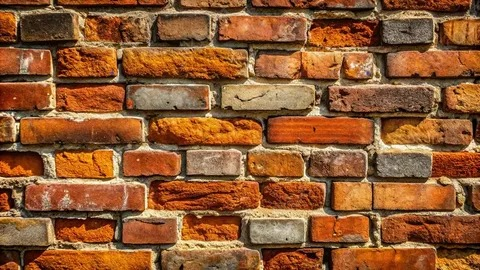
//> input picture gorev_10/resim.jpeg, 480 x 270 px
$ ./Main   (built with g++ and OpenCV 4)
//> lines starting //> are read from the running program, lines starting //| are printed output that depends on the picture
#include <iostream>
#include <cmath>
#include <opencv2/opencv.hpp>

cv::Mat myBgrToGray(const cv::Mat& src) {
    int h = src.rows;
    int w = src.cols;
    cv::Mat gray = cv::Mat::zeros(h, w, CV_8UC1);

    for (int y = 0; y < h; ++y) {
        for (int x = 0; x < w; ++x) {
            cv::Vec3b piksel = src.at<cv::Vec3b>(y, x);
            float b = static_cast<float>(piksel[0]);
            float g = static_cast<float>(piksel[1]);
            float r = static_cast<float>(piksel[2]);

            float griVal = 0.114f * b + 0.587f * g + 0.299f * r;
            gray.at<uchar>(y, x) = static_cast<uchar>(std::round(griVal));
        }
    }
    return gray;
}

int main() {
    cv::Mat colorImg = cv::imread("resim.jpeg");
//> colorImg is the input picture: 270 rows x 480 cols, CV_8UC3; mean B, G, R 50.9, 90.5, 144.3
    if (colorImg.empty()) colorImg = cv::imread("resim.jpg");
    if (colorImg.empty()) {
        std::cerr << "Hata: resim bulunamadi!" << std::endl;
        return -1;
    }

    cv::Mat cvGray;
    cv::cvtColor(colorImg, cvGray, cv::COLOR_BGR2GRAY);
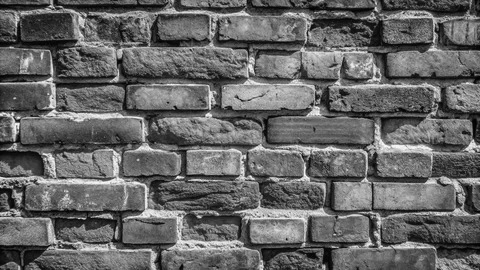
//> cvGray: 270 rows x 480 cols, CV_8UC1; min 1, max 250, mean 102.1

    cv::Mat myGray = myBgrToGray(colorImg);

    int h = colorImg.rows;
//> h = 270
    int w = colorImg.cols;
//> w = 480
    long long toplamPiksel = static_cast<long long>(h) * w;
//> toplamPiksel = 129600

    double toplamMutlakFark = 0.0;
    long long sifirFarkliPikselSayisi = 0;
    long long farkliPikselSayisi = 0;
    int maksimumFark = 0;

    for (int y = 0; y < h; ++y) {
        for (int x = 0; x < w; ++x) {
            int p1 = static_cast<int>(cvGray.at<uchar>(y, x));
            int p2 = static_cast<int>(myGray.at<uchar>(y, x));
            int fark = std::abs(p1 - p2);

            toplamMutlakFark += fark;

            if (fark == 0) {
                sifirFarkliPikselSayisi++;
            }
            else {
                farkliPikselSayisi++;
                if (fark > maksimumFark) {
                    maksimumFark = fark;
                }
            }
        }
    }
//> this loop made 270 passes
//> sifirFarkliPikselSayisi on passes 1 to 3: 480, 960, 1440
//> after the loop, toplamMutlakFark = 5; sifirFarkliPikselSayisi = 129595; farkliPikselSayisi = 5; maksimumFark = 1

    std::cout << "================ PIKSEL KARSILASTIRMA RAPORU ================" << std::endl;
    std::cout << "Toplam Piksel Sayisi         : " << toplamPiksel << " (" << w << "x" << h << ")" << std::endl;
//| Toplam Piksel Sayisi         : 129600 (480x270)
    std::cout << "Farki TAM SIFIR Olan Piksel  : " << sifirFarkliPikselSayisi << std::endl;
//| Farki TAM SIFIR Olan Piksel  : 129595
    std::cout << "Farkli Cikan Piksel Sayisi   : " << farkliPikselSayisi << std::endl;
//| Farkli Cikan Piksel Sayisi   : 5
    std::cout << "Maksimum Gorulen Piksel Farki: " << maksimumFark << " (0-255 araliginda)" << std::endl;
//| Maksimum Gorulen Piksel Farki: 1 (0-255 araliginda)
    std::cout << "Toplam Mutlak Hata (Sum)     : " << toplamMutlakFark << std::endl;
//| Toplam Mutlak Hata (Sum)     : 5
    std::cout << "------------------------------------------------------------" << std::endl;

    if (toplamMutlakFark == 0.0) {
        std::cout << "SONUC: Mukemmel! Iki resim arasinda 0 fark var (Birebir Ayni)." << std::endl;
    }
    else {
        std::cout << "SONUC: Resimler pratik olarak ayni. Kucuk sapmalar OpenCV'nin" << std::endl;
        std::cout << "tamsayi bit kaydirma (bit-shift) optimizasyonu yuvarlamasindandir." << std::endl;
    }
    std::cout << "============================================================" << std::endl;

    return 0;
}
